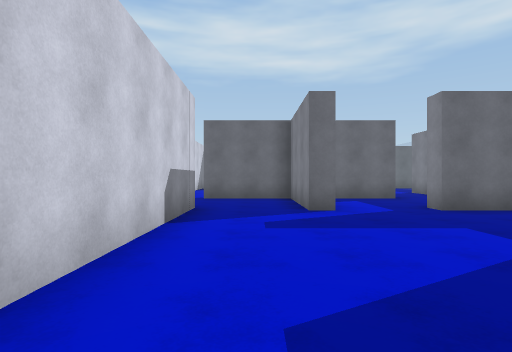
View 1 (above)

13 first-person views from a walk through a scene from a Unity 3-D project. The camera is 1.3 m above the floor, looks level and sees 80° across. The floor is counted in squares, 2 m on a side. Each view is taken from the middle of a square. On the plan, view 1 faces up. The plan holds only what a view shows up to about 10 squares ahead; the rest is blank. The place goes on beyond the plan.

View 2
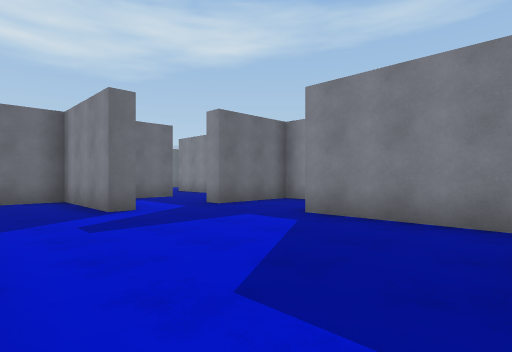

View 3
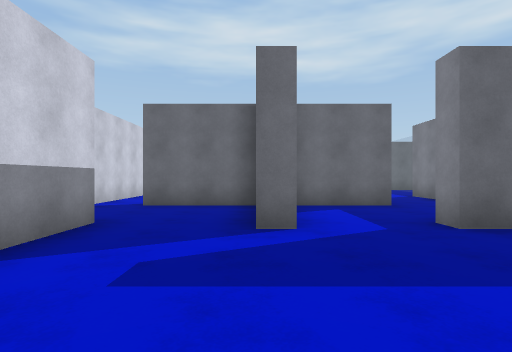

View 4
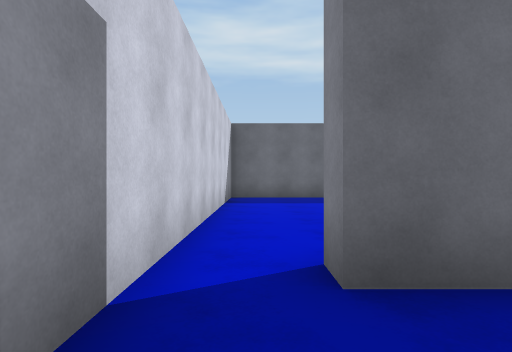

View 5
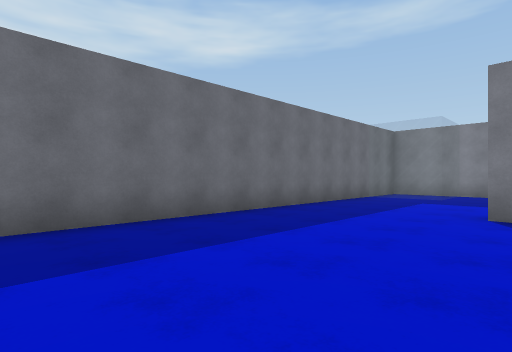

View 6
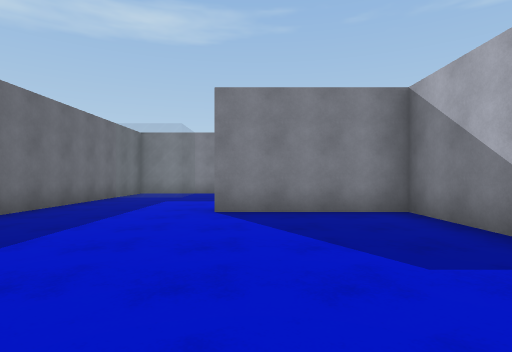

View 7
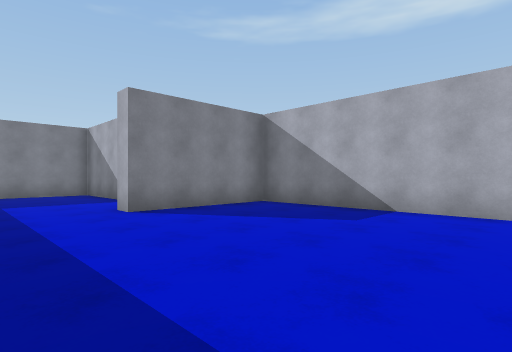

View 8
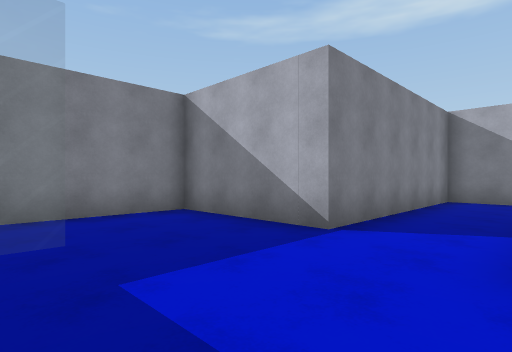

View 9
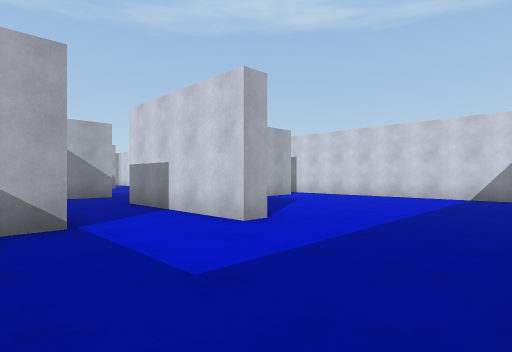

View 10
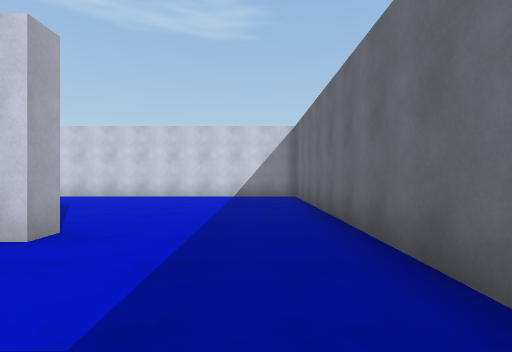

View 11
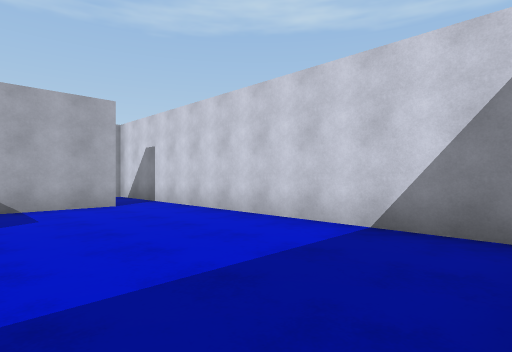

View 12
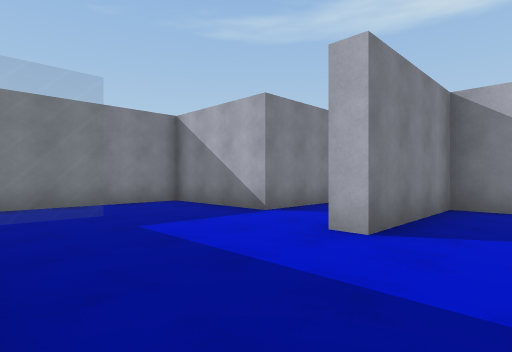

View 13
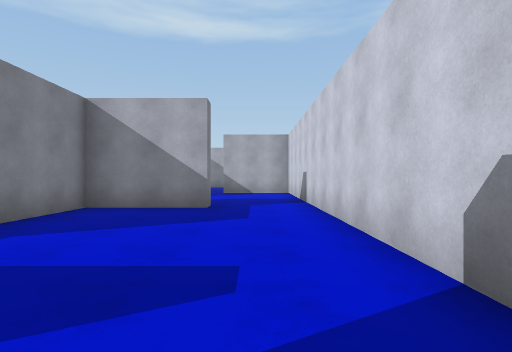

### Floor plan
Points are (right, up) in squares from view 1. A wall is a line through its corners. A room is listed if a view was taken in it or the views show most of it. See-through windows are left out.
Room 1 (views 1, 2, 3, 4, 13)
walls: (1.5, 5.7) (1, 5.7) (1, 8.7) (-1.5, 8.7); (-1.2, 6.2) (-1.2, -0.5); (4.5, 5.7) (3.5, 5.7) (3.5, 6.2); (0.9, -0.3) (3.5, -0.3) (3.5, 3.2); (-2.8, 8.4) (-2.8, 6.2)
ways out: opening at (-2, 9) to room 2; opening at (2.5, 6) to room 3; opening at (-0.5, -1); opening at (4, 4.5)
Room 2 (views 5, 6, 7, 8, 9, 10, 11, 12)
walls: (8, 16.2) (-2.8, 16.2) (-2.8, 8.4); (-1.5, 8.7) (-1.5, 9.2) (3.5, 9.2) (3.5, 12.8) (4, 12.8) (4, 8.7); (3.5, 6.2) (6, 6.2) (6, 11.7) (9.2, 11.7) (9.2, 15.4)
ways out: opening at (-2, 9) to room 1; opening at (4, 7.5) to room 3
Room 3 (no view inside)
walls: (4, 8.7) (1.9, 8.7)
ways out: opening at (2.5, 6) to room 1; opening at (4, 7.5) to room 2

Where each view was taken, in squares from view 1:
view 1: 0 up, 0 right, facing up
view 2: 0 up, 1 left, facing up-right
view 3: 2 up, 1 right, facing up
view 4: 7 up, 2 left, facing up
view 5: 12 up, 2 left, facing up-right
view 6: 12 up, 2 left, facing right
view 7: 15 up, 2 left, facing down-right
view 8: 15 up, 4 right, facing down-right
view 9: 16 up, 7 right, facing down-left
view 10: 15 up, 7 right, facing left
view 11: 16 up, 1 right, facing down-left
view 12: 16 up, 2 right, facing down-right
view 13: 6 up, 0 right, facing down
